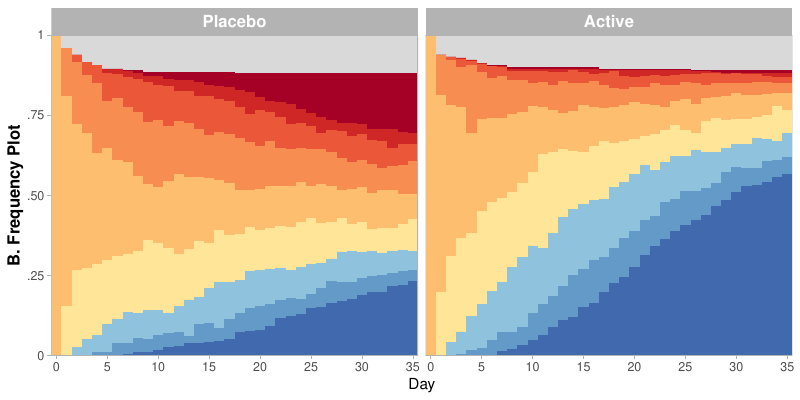

Reproduce this figure in R.
# packages
pacman::p_load(rio, tidyverse)
pacman::p_load(RColorBrewer, ggtext)

# import
dd_l <- import("./dat/covid_data_l.csv")
dd_1 <- import("./dat/covid_data_1.csv")

dd_l <- left_join(dd_1,
                  dd_l %>% select(id, day, OSCI_n)
                  ) %>%
   mutate(OSCI_n = factor(OSCI_n) %>%
             fct_explicit_na(na_level = '9') %>%
             fct_rev(),
          arm = factor(arm, label = c('Active','Placebo')) %>% fct_rev() )

# plot
f_h <- ggplot(data = dd_l, 
       aes(day, fill = OSCI_n )) +
   geom_histogram(binwidth = 1, position = 'fill') +
   scale_fill_manual(values = c('9' = "gray85", 
                                '8' = "#A50026",
                                '7' = "#CE2726",
                                '6' = "#EA5839",
                                '5' = "#F88D51",
                                '4' = "#FDBE70",
                                '3' = "#FEE597",
                                '2' = "#8FC3DD",
                                '1' = "#649AC7",
                                '0' = "#416AAE")) +
   scale_x_continuous(name = 'Day',
                      breaks = seq(0, 35, 5),
                      expand = c(0, 0)) +
   scale_y_continuous(name = '**B. Frequency Plot**',
                      breaks = seq(0, 1, 0.25),
                      labels = c('0','.25','.50','.75','1'),
                      expand = c(0, 0) ) +
   facet_wrap(~arm) +
   theme_light() +
   theme(panel.grid   = element_blank(),
         strip.text   = element_text(size = 12, face = 'bold'),
         legend.position="none",
         axis.title.y = element_markdown(size = 12))

ggsave('./fig/covid_histogram.pdf', plot = f_h, width = 8, height = 4)
